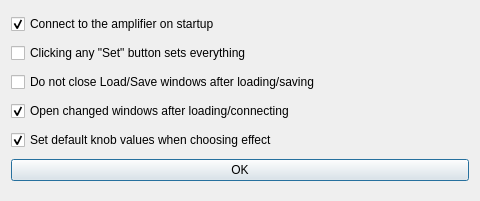
<?xml version="1.0" encoding="UTF-8"?>
<ui version="4.0">
 <class>Settings</class>
 <widget class="QDialog" name="Settings">
  <property name="geometry">
   <rect>
    <x>0</x>
    <y>0</y>
    <width>480</width>
    <height>201</height>
   </rect>
  </property>
  <property name="windowTitle">
   <string>Settings</string>
  </property>
  <property name="accessibleName">
   <string>Settings window</string>
  </property>
  <property name="accessibleDescription">
   <string>Here you can set some settings of this program</string>
  </property>
  <layout class="QVBoxLayout" name="verticalLayout">
   <item>
    <widget class="QCheckBox" name="checkBox_2">
     <property name="text">
      <string>Connect to the amplifier on startup</string>
     </property>
     <property name="checked">
      <bool>true</bool>
     </property>
    </widget>
   </item>
   <item>
    <widget class="QCheckBox" name="checkBox_3">
     <property name="text">
      <string>Clicking any &quot;Set&quot; button sets everything</string>
     </property>
    </widget>
   </item>
   <item>
    <widget class="QCheckBox" name="checkBox_4">
     <property name="text">
      <string>Do not close Load/Save windows after loading/saving</string>
     </property>
    </widget>
   </item>
   <item>
    <widget class="QCheckBox" name="checkBox_5">
     <property name="text">
      <string>Open changed windows after loading/connecting</string>
     </property>
     <property name="checked">
      <bool>true</bool>
     </property>
    </widget>
   </item>
   <item>
    <widget class="QCheckBox" name="checkBox_6">
     <property name="text">
      <string>Set default knob values when choosing effect</string>
     </property>
     <property name="checked">
      <bool>true</bool>
     </property>
    </widget>
   </item>
   <item>
    <widget class="QPushButton" name="pushButton">
     <property name="accessibleName">
      <string>OK</string>
     </property>
     <property name="accessibleDescription">
      <string>Save settings and close this window</string>
     </property>
     <property name="text">
      <string>OK</string>
     </property>
     <property name="shortcut">
      <string>Return, Esc</string>
     </property>
    </widget>
   </item>
  </layout>
 </widget>
 <resources/>
 <connections>
  <connection>
   <sender>pushButton</sender>
   <signal>clicked()</signal>
   <receiver>Settings</receiver>
   <slot>close()</slot>
   <hints>
    <hint type="sourcelabel">
     <x>367</x>
     <y>600</y>
    </hint>
    <hint type="destinationlabel">
     <x>278</x>
     <y>594</y>
    </hint>
   </hints>
  </connection>
 </connections>
</ui>
